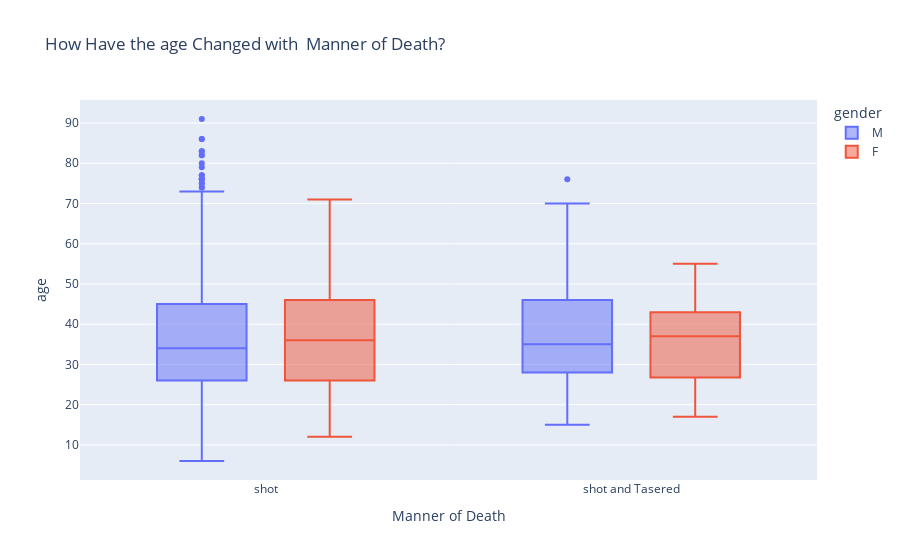

The code cell stored with this chart in its notebook:
### Code cell
box = px.box(df_fatalities, 
             y='age', 
             x='manner_of_death',
             color='gender',
             title='How Have the age Changed with  Manner of Death?')
 
box.update_layout(xaxis_title='Manner of Death',
                  yaxis_title='age',)
 
box.show()

### Figure 1 — Plotly figure (JSON) as saved in the notebook; plotly's stock layout.template omitted (floating-point values rounded to 4 significant figures; data arrays with more than 128 entries replaced by an {"elided": "..."} marker saying what was removed)
{"data": [{"alignmentgroup": "True", "hovertemplate": "gender=M<br>manner_of_death=%{x}<br>age=%{y}<extra></extra>", "legendgroup": "M", "marker": {"color": "#636efa"}, "name": "M", "notched": false, "offsetgroup": "M", "orientation": "v", "showlegend": true, "type": "box", "x": {"elided": "2428 str values"}, "x0": " ", "xaxis": "x", "y": {"elided": "2428 int values"}, "y0": " ", "yaxis": "y"}, {"alignmentgroup": "True", "hovertemplate": "gender=F<br>manner_of_death=%{x}<br>age=%{y}<extra></extra>", "legendgroup": "F", "marker": {"color": "#EF553B"}, "name": "F", "notched": false, "offsetgroup": "F", "orientation": "v", "showlegend": true, "type": "box", "x": ["shot", "shot and Tasered", "shot", "shot", "shot", "shot", "shot", "shot", "shot", "shot", "shot", "shot", "shot", "shot", "shot", "shot", "shot", "shot", "shot and Tasered", "shot", "shot", "shot", "shot", "shot", "shot and Tasered", "shot", "shot", "shot", "shot", "shot", "shot", "shot", "shot", "shot", "shot", "shot", "shot", "shot", "shot", "shot", "shot", "shot", "shot", "shot", "shot", "shot", "shot", "shot", "shot", "shot", "shot", "shot", "shot", "shot", "shot", "shot", "shot", "shot", "shot", "shot", "shot", "shot", "shot", "shot", "shot", "shot", "shot", "shot", "shot", "shot", "shot", "shot", "shot", "shot", "shot", "shot", "shot", "shot", "shot", "shot", "shot", "shot", "shot and Tasered", "shot", "shot", "shot and Tasered", "shot", "shot", "shot", "shot", "shot", "shot", "shot", "shot", "shot", "shot", "shot", "shot", "shot", "shot", "shot", "shot", "shot", "shot", "shot", "shot", "shot"], "x0": " ", "xaxis": "x", "y": [34, 17, 17, 39, 38, 43, 20, 34, 28, 37, 43, 24, 49, 53, 26, 27, 46, 25, 39, 31, 45, 17, 40, 44, 30, 28, 23, 37, 55, 62, 46, 50, 21, 36, 37, 27, 61, 51, 48, 22, 55, 50, 45, 12, 25, 31, 32, 41, 32, 36, 31, 38, 38, 25, 27, 50, 36, 40, 25, 35, 60, 24, 26, 29, null, 42, 24, 40, 23, 35, 46, 53, 26, 66, 23, 25, 39, 31, 56, 44, 53, 71, 37, 21, 18, 55, 30, 33, 46, 16, 59, 21, 17, 54, 50, 27, 41, null, 24, 28, 30, null, 29, 50, 40, 25, 62], "y0": " ", "yaxis": "y"}], "layout": {"boxmode": "group", "legend": {"title": {"text": "gender"}, "tracegroupgap": 0}, "title": {"text": "How Have the age Changed with  Manner of Death?"}, "xaxis": {"anchor": "y", "domain": [0, 1], "title": {"text": "Manner of Death"}}, "yaxis": {"anchor": "x", "domain": [0, 1], "title": {"text": "age"}}}}
